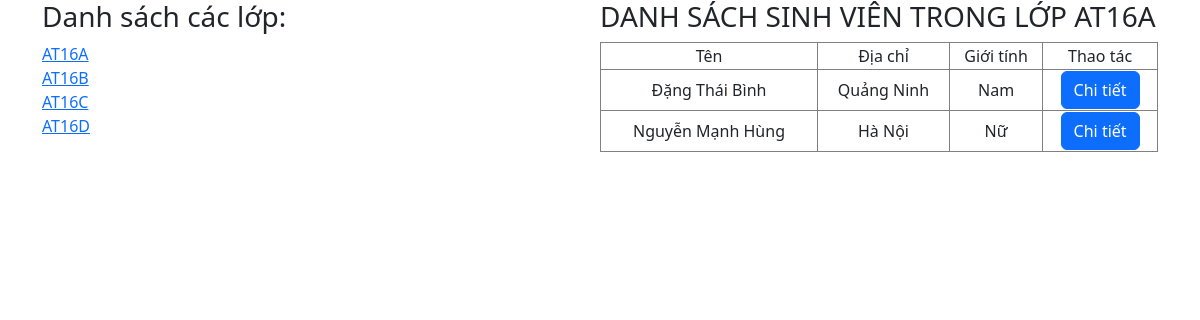
Page /index.php?page=listStudentsInClass&idClasses=1 on the committed database.
### tables this page shows
CREATE TABLE classes(
    ID INTEGER PRIMARY KEY AUTO_INCREMENT,
    ClassName VARCHAR(255) NOT NULL,
    ClassDescription VARCHAR(255) NOT NULL,
    NumOfStudents INTEGER NOT NULL
);

CREATE TABLE students(
    ID INTEGER PRIMARY KEY AUTO_INCREMENT ,
    StudentName VARCHAR(255) NOT NULL,
    StudentGender VARCHAR(255) NOT NULL,
    StudentAddress VARCHAR(255) NOT NULL,
    StudentEmail VARCHAR(255) NOT NULL,
    ClassID INTEGER NOT NULL
);

### index.php (the view, shortened to what this page needs)
<?php
require_once "./configs/database.php";
mysqli_select_db($connection_obj, DATABASE_NAME);
$queryGetAllClasses = "SELECT * FROM classes";
$resultClasses = mysqli_query($connection_obj, $queryGetAllClasses) or die(mysqli_error($connection_obj));
?>
<!DOCTYPE html>
<html lang="en">
<head>
    <link href="https://cdn.jsdelivr.net/npm/bootstrap@5.2.2/dist/css/bootstrap.min.css" rel="stylesheet">
</head>
<body>
    <div class="container">
        <div class="content-left ">
            <h3>Danh sách các lớp:</h3>
            <div>
                <?php
                    while ($row = mysqli_fetch_array($resultClasses, MYSQLI_BOTH)) {
                        $nameClasses = $row['ClassName'];
                        $idClasses = $row['ID'];
                        echo "<a href='index.php?page=listStudentsInClass&idClasses=$idClasses'>$nameClasses</a>"."</br>";
                    }
                ?>
            </div>
        </div>
        <div class="content-right">
            <?php
                if(isset($_GET['page']) && $_GET['idClasses']) {
                    $currentClass = $_GET['idClasses'];
                    $queryNameCurrentClass = "SELECT ClassName FROM classes WHERE ID='$currentClass'";
                    $resultNameClasses = mysqli_query($connection_obj, $queryNameCurrentClass) or die(mysqli_error($connection_obj));
                    while ($row = mysqli_fetch_array($resultNameClasses, MYSQLI_BOTH)) {
                        $nameClasses = $row['ClassName'];
                        echo "<h3>DANH SÁCH SINH VIÊN TRONG LỚP $nameClasses</h3>";
                    }
                    echo "<table class='table-bordered table-student'>";
                    echo "<tr>";
                        echo "<td>Tên</td>";
                        echo "<td>Địa chỉ</td>";
                        echo "<td>Giới tính</td>";
                        echo "<td>Thao tác</td>";
                    echo "</tr>";
                    $idClasses = $_GET['idClasses'];
                    $queryGetAllStudentsByClassId = "SELECT * FROM students WHERE ClassID = $idClasses";
                    $resultAllStudentsByClassId = mysqli_query($connection_obj, $queryGetAllStudentsByClassId) or die(mysqli_error($connection_obj));
                    while ($row = mysqli_fetch_array($resultAllStudentsByClassId, MYSQLI_BOTH)) {
                        $studentName = $row['StudentName'];
                        $studentAddress = $row['StudentAddress'];
                        $studentGender= $row['StudentGender'];
                        echo "<tr>";
                            echo "<td>$studentName</td>";
                            echo "<td>$studentAddress</td>";
                            echo "<td>$studentGender</td>";
                            echo "<td>";
                                echo "<form action='./pages/studentDetail.php' method='POST'>";
                                    echo "<input class='btn btn-primary' type='submit' name='detail' value='Chi tiết' />";
                                echo "</form>";
                            echo "</td>";
                        echo "</tr>";
                    }
                    echo "</table>";
                }
            ?>
        </div>
    </div>
</body>
</html>

### index.php (style rules this page uses)
.container { display: flex; }
.table-student { width: 100%; }
.table-student tr { background: none !important; }
.table-student tr td { text-align: center; }
.content-left { width: 50%; }
.content-right { width: 50%; }

### rows in the picture
classes: ClassName "AT16A"
classes: ClassName "AT16B"
classes: ClassName "AT16C"
classes: ClassName "AT16D"
students: StudentName "Đặng Thái Bình", StudentAddress "Quảng Ninh", StudentGender "Nam"
students: StudentName "Nguyễn Mạnh Hùng", StudentAddress "Hà Nội", StudentGender "Nữ"
